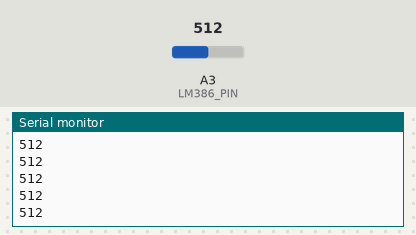
Bench run of a sketch on a simulated Arduino Uno, built with avr-gcc and run on an emulated ATmega328P. Shown: the last lines printed to the serial monitor. The test bench sets the inputs (shaded band); at power-on: A3 (LM386_PIN) = 512.

Above: at 1.2 s.
1.3 s: A3 (LM386_PIN) set to 716
At 1.31 s:
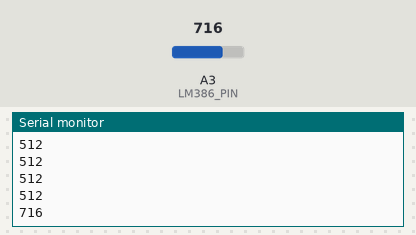
2.8 s: A3 (LM386_PIN) set to 900
At 2.81 s:
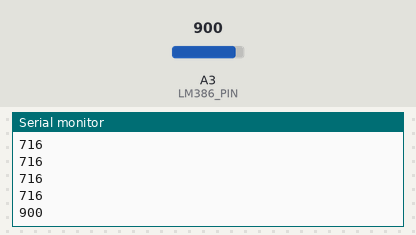
Timing chart, 0 to 5.8 s (numbered marks = the images above; inputs shaded):
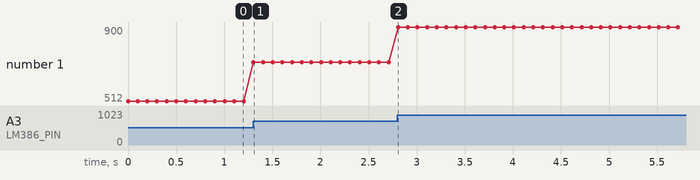

Measured:
- after the input at 1.3 s, the serial monitor: prints a new line at once (image 1)
- after the input at 2.8 s, the serial monitor: prints a new line at once (image 2)
- plotted number 1: 512 → 716 after the input at 1.3 s, 716 → 900 after the input at 2.8 s

The sketch:

LM386.ino
```cpp
#define LM386_PIN A3

void setup() {
  Serial.begin(9600);
}

void loop() {
  int lm_value = analogRead(LM386_PIN);
  Serial.println(lm_value);
  delay(100);
}
```
